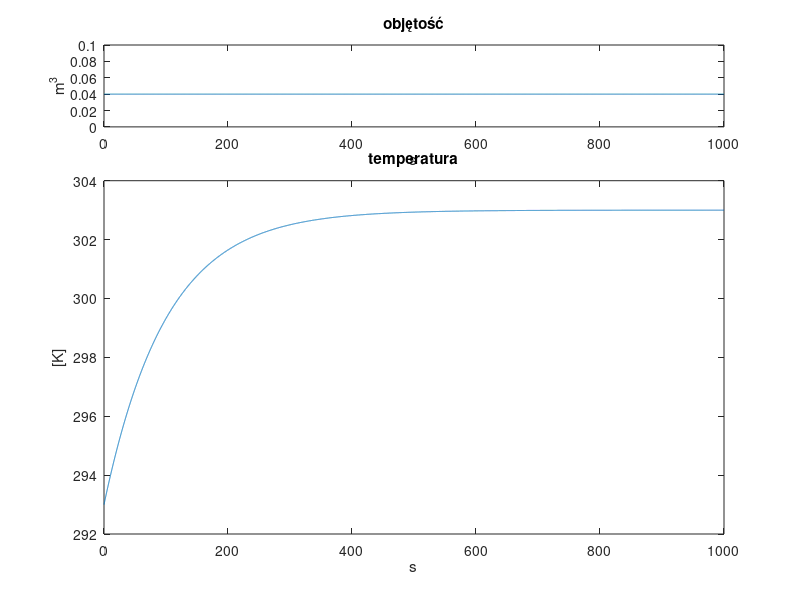
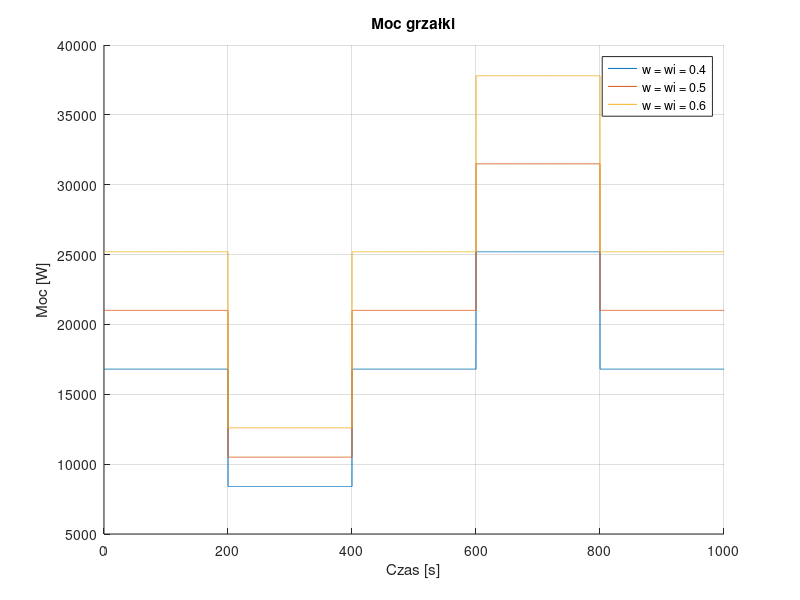
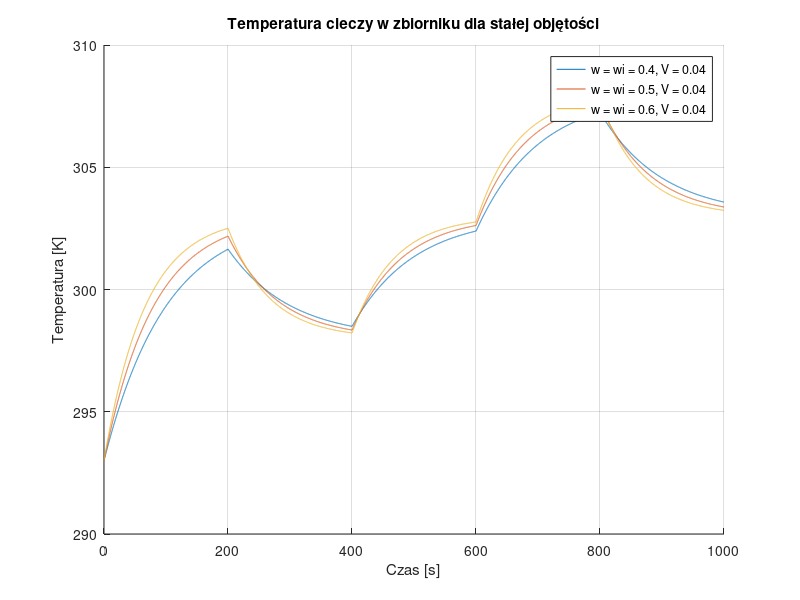
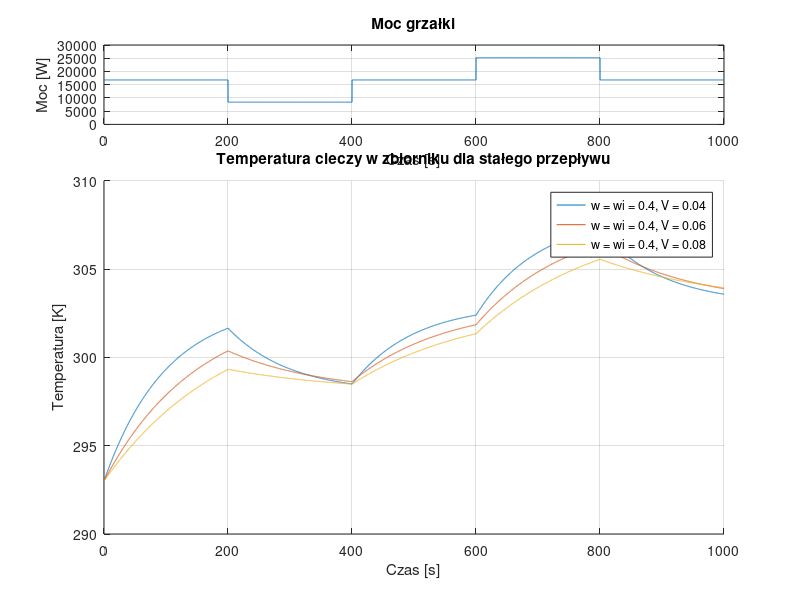

The MATLAB source for these figures, in order:
clear all;
close all;

N = 10000;
h = 0.1;
Q_max = 25000;
w_ust = 0.4;
T_i = 293;
T_ust = 303;
V_ust = 0.04;
C = 4200;
rho = 1000;

Q_ust = -C*w_ust*(T_i - T_ust);

t = 0:h:N*h;

T(1) = T_i;
for i = 1:N
    dT = (w_ust*(T_i - T(i)) + Q_ust/C)/(V_ust*rho);
    T(i+1) = T(i) + dT*h;
end

figure;

subplot(4, 1, 1);
plot(t, ones(1, length(t))*V_ust);
ylim([0 0.1]);
title('objętość');
xlabel('s'); ylabel('m^3');

subplot(4, 1, 2:4);
plot(t, T);
ylim([292 304]);
title('temperatura');
xlabel('s'); ylabel('[K]');

X = ones(1, floor(N/5));

figure;

hold on;
for w = [0.4, 0.5, 0.6]
    Q_ust = -C*w*(T_i - T_ust);
    Q = [Q_ust, Q_ust*X, 0.5*Q_ust*X, Q_ust*X, 1.5*Q_ust*X, Q_ust*X];
    plot(t, Q);
end
title('Moc grzałki');
xlabel('Czas [s]'); ylabel('Moc [W]');
grid on;
legend('w = wi = 0.4', 'w = wi = 0.5', 'w = wi = 0.6', Location='northwest');

figure;

hold on;
Tw(1) = T_i;
for w = [0.4, 0.5, 0.6]
    Q_ust = -C*w*(T_i - T_ust);
    Q = [Q_ust, Q_ust*X, 0.5*Q_ust*X, Q_ust*X, 1.5*Q_ust*X, Q_ust*X];
    for i = 1:N
        dTw = (w*(T_i - Tw(i)) + Q(i)/C)/(V_ust*rho);
        Tw(i+1) = Tw(i) + dTw*h;
    end
    plot(t, Tw)
end
ylim([290 310]);
yticks(290:5:310);
title('Temperatura cieczy w zbiorniku dla stałej objętości');
xlabel('Czas [s]'); ylabel('Temperatura [K]');
grid on;
legend('w = wi = 0.4, V = 0.04', 'w = wi = 0.5, V = 0.04', 'w = wi = 0.6, V = 0.04', Location='northwest');
hold off;

Q_ust = -C*w_ust*(T_i - T_ust);
Q = [Q_ust, Q_ust*X, 0.5*Q_ust*X, Q_ust*X, 1.5*Q_ust*X, Q_ust*X];

figure;

subplot(4, 1, 1);
plot(t, Q);
ylim([0 30000]);
title('Moc grzałki');
xlabel('Czas [s]'); ylabel('Moc [W]');
grid on;

subplot(4, 1, 2:4);
hold on;
TV(1) = T_i;
for V = [0.04, 0.06, 0.08]
    for i = 1:N
        dTV = (w_ust*(T_i - TV(i)) + Q(i)/C)/(V*rho);
        TV(i+1) = TV(i) + dTV*h;
    end
    plot(t, TV)
end
ylim ([290 310]);
yticks(290:5:310);
title('Temperatura cieczy w zbiorniku dla stałego przepływu');
xlabel('Czas [s]'); ylabel('Temperatura [K]');
grid on;
legend('w = wi = 0.4, V = 0.04', 'w = wi = 0.4, V = 0.06', 'w = wi = 0.4, V = 0.08', Location='northwest');
hold off;
